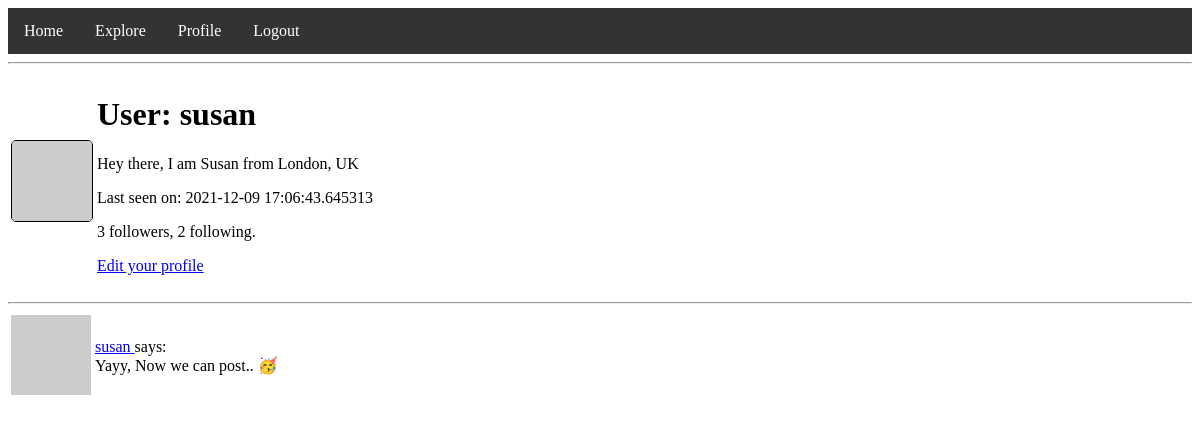
Before: /user/susan (signed in) with the older database file.
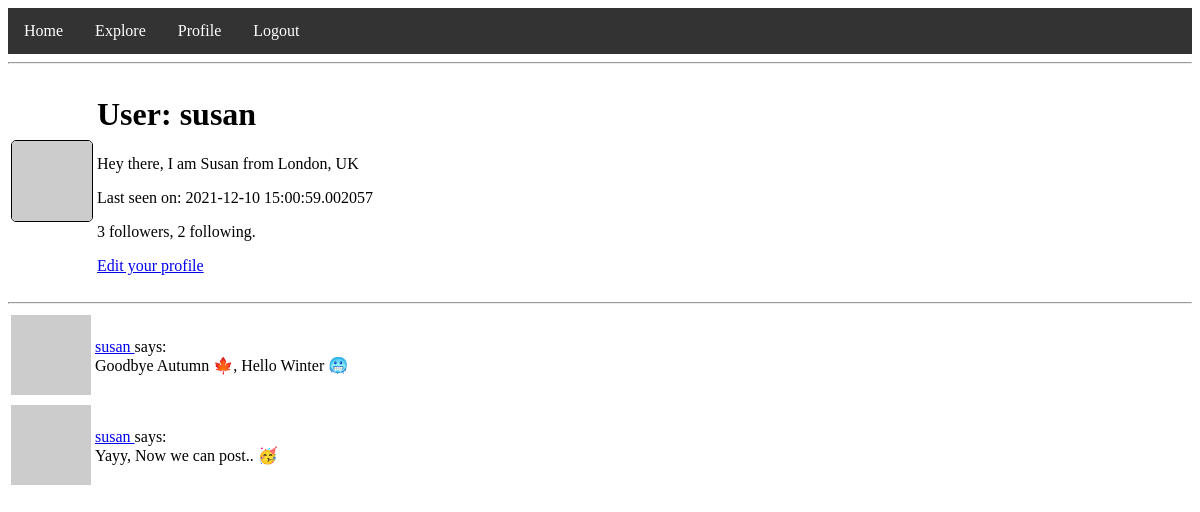
After: the same page with the newer database file.
### app/models.py (models this page shows, shortened)
class User(UserMixin, db.Model):
    id = db.Column(db.Integer, primary_key=True)
    username = db.Column(db.String(64), index=True, unique=True)
    email = db.Column(db.String(120), index=True, unique=True)
    password_hash = db.Column(db.String(128))
    posts = db.relationship('Post', backref='author', lazy='dynamic')
    about_me = db.Column(db.String(140))
    last_seen = db.Column(db.DateTime, default=datetime.utcnow)
    def avatar(self, size):
        digest = md5(self.email.lower().encode('utf-8')).hexdigest()
        return 'https://www.gravatar.com/avatar/{}?d=identicon&s={}'.format(digest, size)
    followed = db.relationship(
        'User', secondary=followers,
        primaryjoin=(followers.c.follower_id == id),
        secondaryjoin=(followers.c.followed_id == id),
        backref=db.backref('followers', lazy='dynamic'), lazy='dynamic')

class Post(db.Model):
    id = db.Column(db.Integer, primary_key=True)
    body = db.Column(db.String(180))
    timestamp = db.Column(db.DateTime, index=True, default=datetime.utcnow)
    user_id = db.Column(db.Integer, db.ForeignKey('user.id'))

### app/routes.py (the view)
@app.route('/user/<username>')
@login_required
def user(username):
    user = User.query.filter_by(username=username).first_or_404()
    page = request.args.get('page', 1, type=int)
    posts = user.posts.order_by(Post.timestamp.desc()).paginate(
        page, app.config['POSTS_PER_PAGE'], False)
    next_url = url_for('user', username=user.username, page=posts.next_num) \
        if posts.has_next else None
    prev_url = url_for('user', username=user.username, page=posts.prev_num) \
        if posts.has_prev else None
    form = EmptyForm()
    return render_template('user.html', user=user, posts=posts.items,
                           next_url=next_url, prev_url=prev_url, form=form)

### app/models.py (called while the page is built)
@login.user_loader
def load_user(id):
    return User.query.get(int(id))

### app/routes.py (called while the page is built)
@app.before_request
def before_request():
    if current_user.is_authenticated:
        current_user.last_seen = datetime.utcnow()
        db.session.commit()

### app/templates/user.html (shortened to what this page needs)
{% extends "base.html" %}
{% block content %}
    <table>
        <tr valing='top'>
            <td><img class="img-profile" src=" {{ user.avatar(128) }}  " alt="User avatar"></td>
            <td>
                <h1>User: {{ user.username }} </h1>
                {% if user.about_me %} <p>{{ user.about_me }} </p> {% endif %}
                {% if user.last_seen %} <p>Last seen on: {{ user.last_seen }} </p> {% endif %}
                <p>{{ user.followers.count() }} followers, {{ user.followed.count() }} following. </p>
                {% if user == current_user %}
                <p><a href=" {{ url_for('edit_profile') }}  ">Edit your profile</a></p>
                {% endif %}
            </td>
        </tr>
    </table>
    <hr>
    {% for post in posts %}
        {% include '_post.html' %}
    {% endfor %}
{% endblock %}

### app/templates/_post.html
<table>
    <tr valing='top'>
        <td><img src="{{ post.author.avatar(36) }} " alt="user avatar"></td>
        <td>
            <a href="{{ url_for('user', username=post.author.username) }}  ">
            {{ post.author.username }}
            </a>
            says: <br> {{ post.body }}
        </td>
    </tr>
</table>

Changed rows visible on the page:
changed User "susan": last_seen "2021-12-09 17:06:43.645313" → "2021-12-10 15:00:59.002057"
added Post: author.username "susan", body "Goodbye Autumn 🍁, Hello Winter 🥶"
